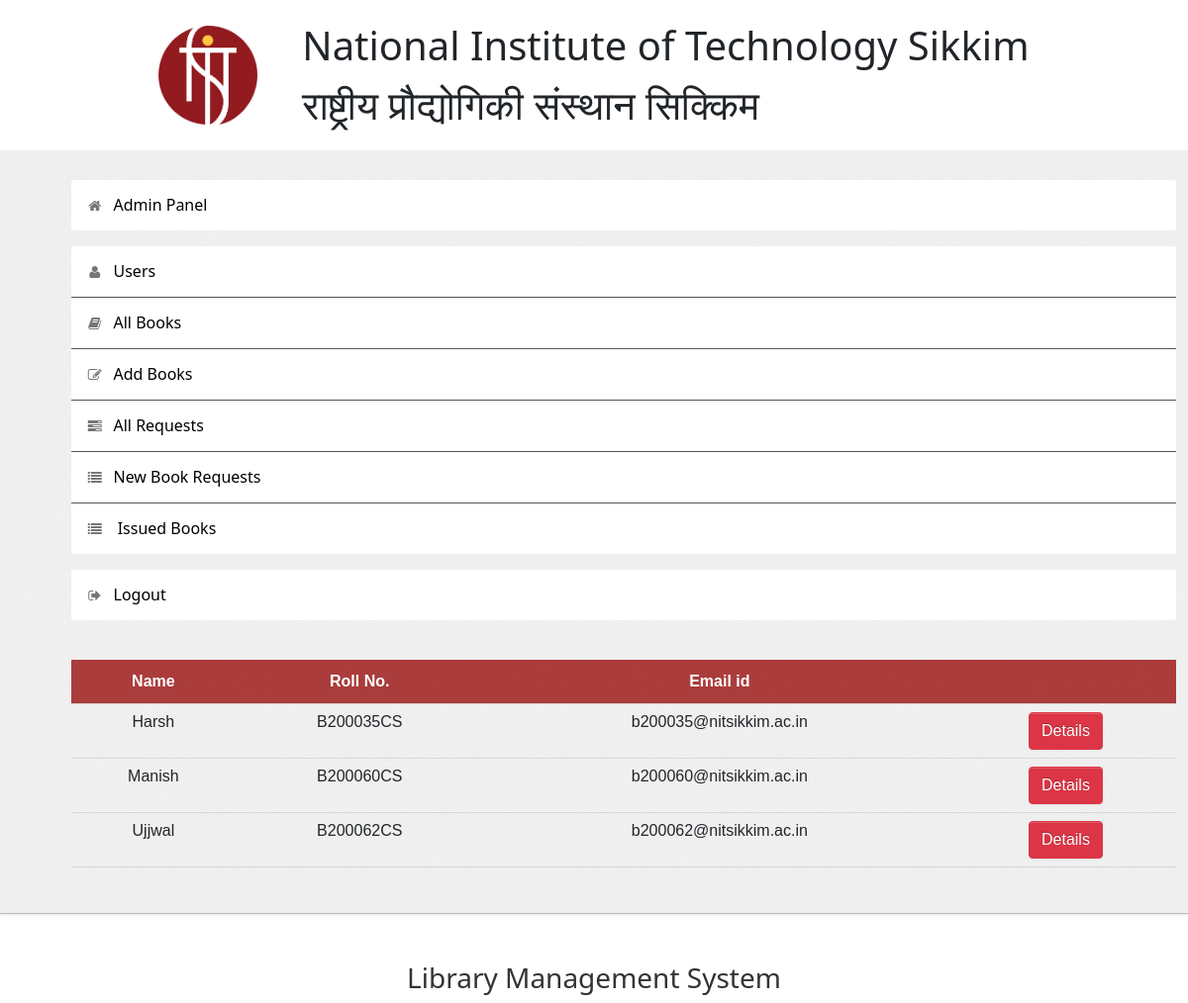
Page /admin/student.php (signed in) on the committed database.
### tables this page shows
CREATE TABLE `user` (
  `Name` varchar(50) NOT NULL,
  `RollNo` varchar(50) NOT NULL,
  `EmailId` varchar(50) NOT NULL,
  `Password` varchar(50) NOT NULL,
  `MobNo` bigint(10) NOT NULL,
  `Type` varchar(50) NOT NULL
);

### admin/student.php (the view, shortened to what this page needs)
<?php
require('dbconn.php');
?>
<?php
if ($_SESSION['RollNo']) {
    ?>
<!DOCTYPE html>
<html lang="en">
    <head>
        <link type="text/css" href="bootstrap/css/bootstrap.min.css" rel="stylesheet">
        <link type="text/css" href="bootstrap/css/bootstrap-responsive.min.css" rel="stylesheet">
        <link type="text/css" href="css/theme.css" rel="stylesheet">
        <link type="text/css" href="images/icons/css/font-awesome.css" rel="stylesheet">
            <link href="https://cdn.jsdelivr.net/npm/bootstrap@5.0.2/dist/css/bootstrap.min.css" rel="stylesheet">
    </head>
    <body>
    <?php
include('../clg-nav.php') ;
?>
        <div class="wrapper">
            <div class="container">
                <div class="row">
                    <div class="span3">
                    <div class="sidebar">
                        <ul class="widget widget-menu unstyled" style="margin-left:0; padding-left:0;">
                        <li class="active"><a href="index.php"><i class="menu-icon icon-home"></i>Admin Panel
                                </a></li>
                            </ul>
                            <ul class="widget widget-menu unstyled" style="margin-left:0; padding-left:0;">
                                <li><a href="student.php"><i class="menu-icon icon-user"></i>Users </a>
                                </li>
                                <li><a href="book.php"><i class="menu-icon icon-book"></i>All Books </a></li>
                                <li><a href="addbook.php"><i class="menu-icon icon-edit"></i>Add Books </a></li>
                                <li><a href="requests.php"><i class="menu-icon icon-tasks"></i>All Requests </a></li>
                                <li><a href="recommendations.php"><i class="menu-icon icon-list"></i>New Book Requests </a></li>
                                <li><a href="current.php"><i class="menu-icon icon-list"></i> Issued Books </a></li>
                            </ul>
                            <ul class="widget widget-menu unstyled" style="margin-left:0; padding-left:0;">
                                <li><a href="logout.php"><i class="menu-icon icon-signout"></i>Logout </a></li>
                            </ul>
                        </div>
                    </div>
                    <div class="span9">
                                    <br>
                                    <!-- <?php
                                    if(isset($_POST['submit']))
                                        {$s=$_POST['title'];
                                            $sql="select * from LMS.user where (RollNo='$s' or Name like '%$s%') and RollNo<>'ADMIN'";
                                        }
                                    else
                                        $sql="select * from LMS.user where RollNo<>'B200059CS'";
                                    $result=$conn->query($sql);
                                    $rowcount=mysqli_num_rows($result);
                                    if(!($rowcount))
                                        echo "<br><center><h2><b><i>No Results</i></b></h2></center>";
                                    else
                                    {
                                    ?> -->
                        <table class="table" id = "tables">
                                  <thead>
                                    <tr>
                                      <th>Name</th>
                                      <th>Roll No.</th>
                                      <th>Email id</th>
                                      <th></th>
                                    </tr>
                                  </thead>
                                  <tbody>
                    <?php
                            while($row=$result->fetch_assoc())
                            {
                                $email=$row['EmailId'];
                                $name=$row['Name'];
                                $rollno=$row['RollNo'];
                            ?>
                                    <tr>
                                      <td><?php echo $name ?></td>
                                      <td><?php echo $rollno ?></td>
                                      <td><?php echo $email ?></td>
                                        <td>
                                        <center>
                                            <a href="studentdetails.php?id=<?php echo $rollno; ?>" class="btn btn-danger">Details</a>
                                      </center>
                                        </td>
                                    </tr>
                            <?php }} ?>
                                  </tbody>
                                </table>
                            </div>
                </div>
            </div>
        </div>
<?php include('../clg-footer.php') ?>
    </body>
</html>
<?php }
else {
    echo "<script type='text/javascript'>alert('Access Denied!!!')</script>";
} ?>

### admin/css/theme.css (style rules this page uses)
#tables { font-family: "Trebuchet MS", Arial, Helvetica, sans-serif; border-collapse: collapse; width: 100%; }
#tables td, #tables th { padding: 8px; }
#tables th { padding-top: 12px; padding-bottom: 12px; text-align: center; background-color: rgba(151, 7, 7, 0.77); color: white; }
#tables td { text-align: center; }
body { font-size: 13px; font-family: 'Open Sans', Arial, sans-serif; background: #fff; color: #777 }
.wrapper { background: url(../images/bg.png) #eee; border-bottom: 1px solid #bbb; -webkit-box-shadow: 0 1px 2px rgba(0,0,0,0.1); -moz-box-shadow: 0 1px 2px rgba(0,0,0,0.1); box-shadow: 0 1px 2px rgba(0,0,0,0.1); padding: 30px 0 }
body [class^="icon-"], body [class*=" icon-"] { font-size: 14px; line-height: 20px; height: 20px }
.btn, .btn-box { -webkit-border-radius: 3px; -moz-border-radius: 3px; border-radius: 3px }
.btn { font-size: 13px; font-weight: 600 }
.btn { display: inline-block; margin-bottom: 0; font-weight: 400; text-align: center; vertical-align: middle; cursor: pointer; background-image: none; border: 1px solid transparent; white-space: nowrap; padding: 4px 10px; font-size: 13px; line-height: 1.42857; border-radius: 4px; -webkit-user-select: none; -moz-user-select: none; -ms-user-select: none; user-select: none }
.btn-danger { color: #fff; background-color: #e9422e; border-color: #e52e18 }
.table { margin-bottom: 0 }
.table th, .table td { border-color: #d5d5d5!important }
.widget-menu { background: #fff; -webkit-border-radius: 3px; -moz-border-radius: 3px; border-radius: 3px; overflow: hidden }
.widget-menu a { color: #555; display: block; line-height: 20px; padding: 15px; text-decoration: none!important }
.widget-menu .menu-icon { margin-right: 10px; color: #767676; -webkit-transition: all .2s ease-in-out; -moz-transition: all .2s ease-in-out; transition: all .2s ease-in-out; }
.widget-menu>li+li { border-top: 1px solid #555 }
.widget-menu>li>a { color: #000000; -webkit-transition: all .2s ease-in-out; -moz-transition: all .2s ease-in-out; transition: all .2s ease-in-out; }

### rows in the picture
user: Name "Harsh", RollNo "B200035CS", EmailId "b200035@nitsikkim.ac.in"
user: Name "Manish", RollNo "B200060CS", EmailId "b200060@nitsikkim.ac.in"
user: Name "Ujjwal", RollNo "B200062CS", EmailId "b200062@nitsikkim.ac.in"
